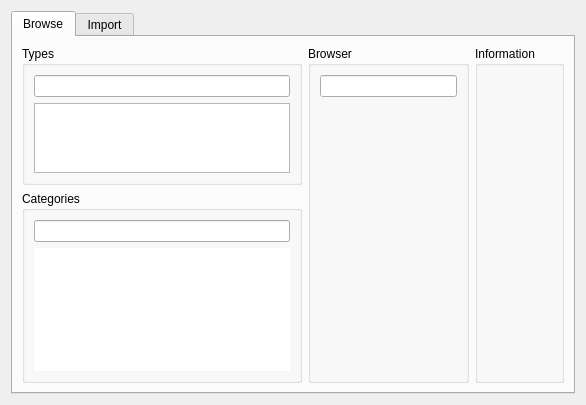
<?xml version="1.0" encoding="UTF-8"?>
<ui version="4.0">
 <class>TabAssetBrowser</class>
 <widget class="QWidget" name="TabAssetBrowser">
  <property name="geometry">
   <rect>
    <x>0</x>
    <y>0</y>
    <width>586</width>
    <height>405</height>
   </rect>
  </property>
  <property name="windowTitle">
   <string>Form</string>
  </property>
  <layout class="QVBoxLayout" name="verticalLayout">
   <item>
    <layout class="QHBoxLayout" name="horizontalLayout"/>
   </item>
   <item>
    <widget class="QTabWidget" name="tabWidget">
     <property name="currentIndex">
      <number>0</number>
     </property>
     <widget class="QWidget" name="tabBrowse">
      <attribute name="title">
       <string>Browse</string>
      </attribute>
      <layout class="QHBoxLayout" name="horizontalLayout_6" stretch="0,1,0">
       <item>
        <layout class="QVBoxLayout" name="verticalLayout_3" stretch="1,2">
         <item>
          <widget class="QGroupBox" name="grpTypes">
           <property name="maximumSize">
            <size>
             <width>300</width>
             <height>16777215</height>
            </size>
           </property>
           <property name="title">
            <string>Types</string>
           </property>
           <layout class="QVBoxLayout" name="verticalLayout_5">
            <item>
             <widget class="QLineEdit" name="txtSearchTypes">
              <property name="sizePolicy">
               <sizepolicy hsizetype="Expanding" vsizetype="Fixed">
                <horstretch>0</horstretch>
                <verstretch>0</verstretch>
               </sizepolicy>
              </property>
             </widget>
            </item>
            <item>
             <widget class="QListWidget" name="listTypes">
              <property name="resizeMode">
               <enum>QListView::Fixed</enum>
              </property>
             </widget>
            </item>
           </layout>
          </widget>
         </item>
         <item>
          <widget class="QGroupBox" name="grpCategories">
           <property name="maximumSize">
            <size>
             <width>300</width>
             <height>16777215</height>
            </size>
           </property>
           <property name="title">
            <string>Categories</string>
           </property>
           <layout class="QVBoxLayout" name="verticalLayout_4">
            <item>
             <widget class="QLineEdit" name="txtSearchCategories"/>
            </item>
            <item>
             <widget class="QTreeWidget" name="treeCategories">
              <property name="frameShape">
               <enum>QFrame::NoFrame</enum>
              </property>
              <property name="editTriggers">
               <set>QAbstractItemView::NoEditTriggers</set>
              </property>
              <property name="sortingEnabled">
               <bool>true</bool>
              </property>
              <property name="columnCount">
               <number>0</number>
              </property>
              <attribute name="headerVisible">
               <bool>false</bool>
              </attribute>
              <attribute name="headerVisible">
               <bool>false</bool>
              </attribute>
             </widget>
            </item>
           </layout>
          </widget>
         </item>
        </layout>
       </item>
       <item>
        <widget class="QGroupBox" name="grpBrowser">
         <property name="title">
          <string>Browser</string>
         </property>
         <layout class="QVBoxLayout" name="verticalLayout_6">
          <item>
           <widget class="QLineEdit" name="txtSearchAssets"/>
          </item>
          <item>
           <widget class="QWidget" name="widBrowser" native="true"/>
          </item>
         </layout>
        </widget>
       </item>
       <item>
        <widget class="QGroupBox" name="grpInfo">
         <property name="title">
          <string>Information</string>
         </property>
         <layout class="QVBoxLayout" name="verticalLayout_7"/>
        </widget>
       </item>
      </layout>
     </widget>
     <widget class="QWidget" name="tabImport">
      <attribute name="title">
       <string>Import</string>
      </attribute>
      <layout class="QVBoxLayout" name="verticalLayout_2" stretch="0,1,0">
       <item>
        <layout class="QHBoxLayout" name="horizontalLayout_2" stretch="0,0,0">
         <property name="sizeConstraint">
          <enum>QLayout::SetDefaultConstraint</enum>
         </property>
         <item>
          <widget class="QPushButton" name="pushButton">
           <property name="text">
            <string>Open file...</string>
           </property>
          </widget>
         </item>
         <item>
          <widget class="QLabel" name="lblPath">
           <property name="text">
            <string>(none selected)</string>
           </property>
          </widget>
         </item>
         <item>
          <spacer name="horizontalSpacer">
           <property name="orientation">
            <enum>Qt::Horizontal</enum>
           </property>
           <property name="sizeType">
            <enum>QSizePolicy::Expanding</enum>
           </property>
           <property name="sizeHint" stdset="0">
            <size>
             <width>40</width>
             <height>20</height>
            </size>
           </property>
          </spacer>
         </item>
        </layout>
       </item>
       <item>
        <layout class="QHBoxLayout" name="horizontalLayout_3" stretch="0,0">
         <item>
          <widget class="QWidget" name="widPreview" native="true">
           <property name="minimumSize">
            <size>
             <width>200</width>
             <height>200</height>
            </size>
           </property>
           <property name="autoFillBackground">
            <bool>false</bool>
           </property>
          </widget>
         </item>
         <item>
          <layout class="QFormLayout" name="formLayout">
           <property name="sizeConstraint">
            <enum>QLayout::SetDefaultConstraint</enum>
           </property>
           <property name="horizontalSpacing">
            <number>6</number>
           </property>
           <property name="verticalSpacing">
            <number>2</number>
           </property>
           <item row="0" column="0">
            <widget class="QLabel" name="label">
             <property name="text">
              <string>Asset name:</string>
             </property>
            </widget>
           </item>
           <item row="0" column="1">
            <widget class="QLineEdit" name="txtName"/>
           </item>
           <item row="1" column="0">
            <widget class="QLabel" name="label_2">
             <property name="text">
              <string>Category:</string>
             </property>
            </widget>
           </item>
           <item row="1" column="1">
            <widget class="QComboBox" name="cmbCategory">
             <property name="sizePolicy">
              <sizepolicy hsizetype="Expanding" vsizetype="Fixed">
               <horstretch>0</horstretch>
               <verstretch>0</verstretch>
              </sizepolicy>
             </property>
             <property name="editable">
              <bool>true</bool>
             </property>
            </widget>
           </item>
           <item row="2" column="0">
            <widget class="QLabel" name="label_3">
             <property name="text">
              <string>Tags:</string>
             </property>
            </widget>
           </item>
           <item row="2" column="1">
            <widget class="QLineEdit" name="txtTags"/>
           </item>
          </layout>
         </item>
        </layout>
       </item>
       <item>
        <layout class="QHBoxLayout" name="horizontalLayout_4">
         <item>
          <spacer name="horizontalSpacer_2">
           <property name="orientation">
            <enum>Qt::Horizontal</enum>
           </property>
           <property name="sizeHint" stdset="0">
            <size>
             <width>40</width>
             <height>20</height>
            </size>
           </property>
          </spacer>
         </item>
         <item>
          <widget class="QPushButton" name="btnSave">
           <property name="enabled">
            <bool>false</bool>
           </property>
           <property name="text">
            <string>Save/Import</string>
           </property>
          </widget>
         </item>
        </layout>
       </item>
      </layout>
     </widget>
    </widget>
   </item>
  </layout>
 </widget>
 <resources/>
 <connections/>
</ui>
